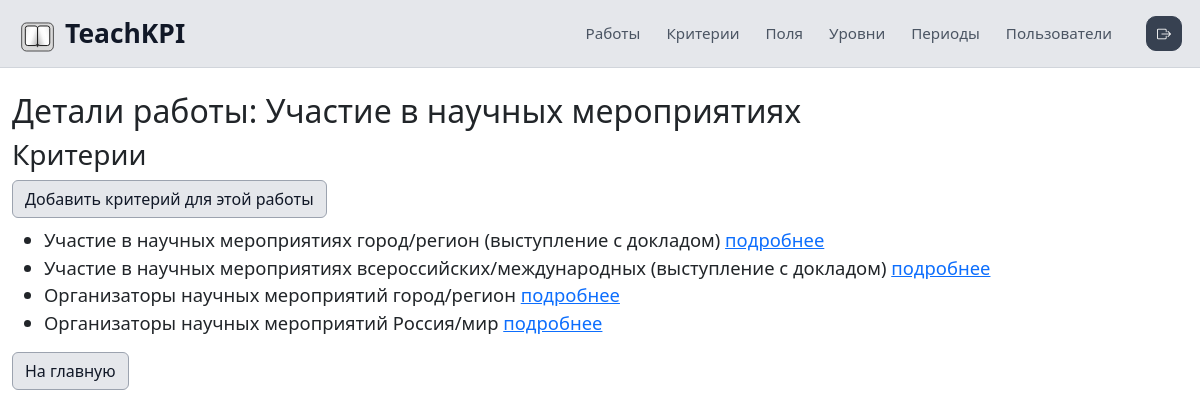
The app's page /dashboard/works/5/ (signed in) with its own data.
### main/models.py (models this page shows, shortened)
class Work(models.Model):
    id = models.AutoField(primary_key=True, db_column='ID')
    name = models.CharField(max_length=255, unique=True, db_column='Name')
    class Meta:
        db_table = 'Works'

class Criterion(models.Model):
    id = models.AutoField(primary_key=True, db_column='ID')
    name = models.CharField(
        max_length=255,
        unique=True,
        db_column='Name',
        verbose_name='Название',
    )
    work = models.ForeignKey(
        Work,
        on_delete=models.CASCADE,
        db_column='WorksID',
        related_name='criterions',
        verbose_name='Работа',
    )
    ratio = models.FloatField(default=1.0, db_column='Ratio', verbose_name='Коэффициент')
    class Meta:
        db_table = 'criterions'

### main/views.py (the view)
# urls.py: path('works/<int:pk>/', views.WorkDetailView.as_view(), name='work_detail'),
class WorkDetailView(AdminRequiredMixin, DetailView):
    model = Work
    template_name = 'main/work/work_detail.html'
    context_object_name = 'work'

### main/views.py (called while the page is built)
def is_admin(user):
    return user.is_authenticated and user.role == 'admin'

    @method_decorator(user_passes_test(is_admin))
    def dispatch(self, *args, **kwargs):
        return super().dispatch(*args, **kwargs)

### main/templates/main/work/work_detail.html
{% extends 'main/base_dashboard.html' %}
{% block content %}
<h2>Детали работы: {{ work.name }}</h2>
<h3>Критерии</h3>
<a href="{% url 'criterion_create' %}?work={{ work.pk }}" class="btn btn-success mb-2">
    Добавить критерий для этой работы
</a>
<ul>
    {% for criterion in work.criterions.all %}
    <li>
        {{ criterion.name }}
        <a href="{% url 'criterion_detail' criterion.pk %}">подробнее</a>
    </li>
    {% empty %}
    <li>Нет критериев</li>
    {% endfor %}
</ul>
<a href="{% url 'dashboard_home' %}?work={{ work.pk }}" class="btn btn-success mb-2">
    На главную
</a>
{% endblock %}

### main/templates/main/base_dashboard.html (style rules this page uses)
body { font-size: 1.15rem; }
.admin-main .btn-primary, .admin-main .btn-success, .admin-main .btn-info, .admin-main .btn-warning { background-color: #e5e7eb; border-color: #9ca3af; color: #111827; }

### records on screen
Work: name "Участие в научных мероприятиях"
Criterion: name "Участие в научных мероприятиях город/регион (выступление с докладом)"
Criterion: name "Участие в научных мероприятиях всероссийских/международных (выступление с докладом)"
Criterion: name "Организаторы научных мероприятий город/регион"
Criterion: name "Организаторы научных мероприятий Россия/мир"
